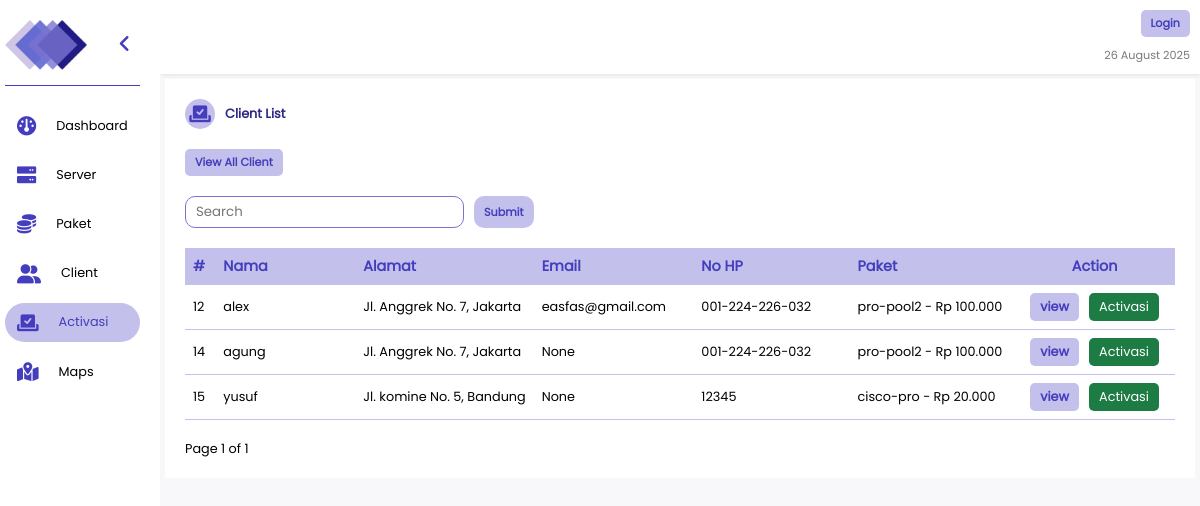
The page /verifikasi/ on the database as committed earlier.
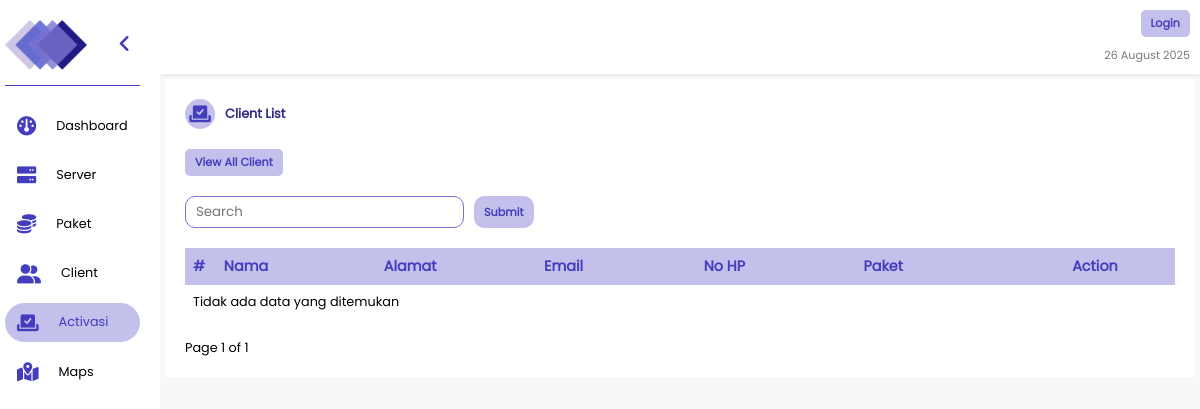
The same page on the database as committed later.
### polls/models.py (models this page shows, shortened)
class Client(models.Model):
    id_paket = models.ForeignKey(Paket, on_delete=models.SET_NULL, null=True, blank=True, related_name='pakets')
    name = models.CharField(max_length=255)
    address = models.CharField(max_length=255)
    email = models.EmailField(null=True, blank=True)
    phone = models.CharField(max_length=255)
    pppoe = models.CharField(max_length=255)
    password = models.CharField(max_length=255)
    isActive = models.BooleanField(default=True)
    isApproved = models.BooleanField(default=True)
    local_ip = models.GenericIPAddressField(blank=True, null=True)
    lat = models.CharField(max_length=255, null=True, blank=True)
    long = models.CharField(max_length=255, null=True, blank=True)
    temp_paket = models.ForeignKey(Paket, on_delete=models.SET_NULL, related_name='temp_paket', null=True, blank=True)
    temp_name = models.CharField(max_length=255, null=True, blank=True)
    temp_address = models.CharField(max_length=255, null=True, blank=True)
    temp_phone = models.CharField(max_length=255, null=True, blank=True)
    temp_email = models.EmailField(null=True, blank=True)
    temp_pppoe = models.CharField(max_length=255, null=True, blank=True)
    temp_password = models.CharField(max_length=255, null=True, blank=True)
    temp_local_ip = models.GenericIPAddressField(blank=True, null=True)
    temp_lat = models.CharField(max_length=255, null=True, blank=True)
    temp_long = models.CharField(max_length=255, null=True, blank=True)
    isServerNull = models.BooleanField(default=False)
    isPayed = models.BooleanField(default=True)

class Paket(models.Model):
    name = models.CharField(max_length=255)
    price = models.IntegerField()
    limit = models.CharField(max_length=255)
    id_ip_pool = models.ForeignKey(IPPool, on_delete=models.SET_NULL,null=True, blank=True, related_name='ip_pools')

### polls/views.py (the view, shortened to what this page needs)
# urls.py: path('verifikasi/', views.verifikasi, name='verifikasi'),
def verifikasi(request) :
    inactiveClient = Client.objects.filter(isActive=0)
    query = request.GET.get('s', '')
    paginator = Paginator(inactiveClient, 10)
    page_number = request.GET.get('page')
    inactiveClient = paginator.get_page(page_number)
    context = {
        'query' : query,
        'clients' : inactiveClient
    }
    return render(request, 'pages/verifikasi.html',context)

### polls/templatetags/custom_filters.py (called while the page is built)
@register.filter()
def rupiah(value):
    try:
        value = int(value)
        return "Rp {:,}".format(value).replace(",", ".")
    except (ValueError, TypeError):
        return value

### polls/templates/pages/verifikasi.html (shortened to what this page needs)
{% extends 'index.html' %} {% block content %} {% load custom_filters%}
<div class="content-page client">
  <div class="table-wrapper column">
    <div class="header-table column">
      <div class="row title-head-td">
        <i
          class="fa-solid fa-check-to-slot"
          style="--clr: var(--clr-fourth); --icon-clr: var(--clr-second)"
        ></i>
        <span class="title">Client List</span>
      </div>
      <a href="{% url 'client' %}" class="main-button">View All Client</a>
      <form method="GET" class="form-search row">
        <input
          class="search-box"
          type="search"
          placeholder="Search"
          name="s"
          value="{{ query }}"
        />
        <input class="search-button" type="submit" />
      </form>
    </div>
    <div class="table-container">
      <table class="table">
        <tr class="t-head">
          <th>#</th>
          <th>Nama</th>
          <th>Alamat</th>
          <th>Email</th>
          <th>No HP</th>
          <th>Paket</th>
          <th class="center-th">Action</th>
        </tr>
        {% for client in clients %}
        <tr class="t-d">
          <td>{{ client.id }}</td>
          <td>{{ client.name }}</td>
          <td>{{ client.address }}</td>
          <td>{{ client.email }}</td>
          <td>{{ client.phone }}</td>
          <td>
            {{ client.id_paket.name }} - {{ client.id_paket.price|rupiah }}
          </td>
          <td>
            <div class="row button-wrapper">
              <a href="{% url 'detail-client' client.id %}" class="main-button"
                >view</a
              >
              <button
                onclick="toggleActivasiClient('{{ client.id }}', '{{ client.name }}', `{{ client.isActive|yesno:'true,false' }}`,'activation')"
                class="success-button"
              >
                Activasi
              </button>
            </div>
          </td>
        </tr>
        {% empty %}
        <tr>
          <td colspan="7" class="center text-sm">Tidak ada data yang ditemukan</td>
        </tr>
        {% endfor %}
      </table>
    </div>
    <div class="pagination row text-sm">
      <span class="current-page"
        >Page {{ clients.number }} of {{ clients.paginator.num_pages }}</span
      >
    </div>
  </div>
</div>
{% endblock %}

Rows that differ between the two databases and show on the page:
removed Client: id "12", name "alex", address "Jl. Anggrek No. 7, Jakarta", email "easfas@gmail.com", phone "001-224-226-032", id_paket.name "pro-pool2", id_paket.price|rupiah "Rp 100.000"
removed Client: id "14", name "agung", address "Jl. Anggrek No. 7, Jakarta", email "None", phone "001-224-226-032", id_paket.name "pro-pool2", id_paket.price|rupiah "Rp 100.000"
removed Client: id "15", name "yusuf", address "Jl. komine No. 5, Bandung", email "None", phone "12345", id_paket.name "cisco-pro", id_paket.price|rupiah "Rp 20.000"
Other text that changed with them:
text now shown: "Tidak ada data yang ditemukan"
